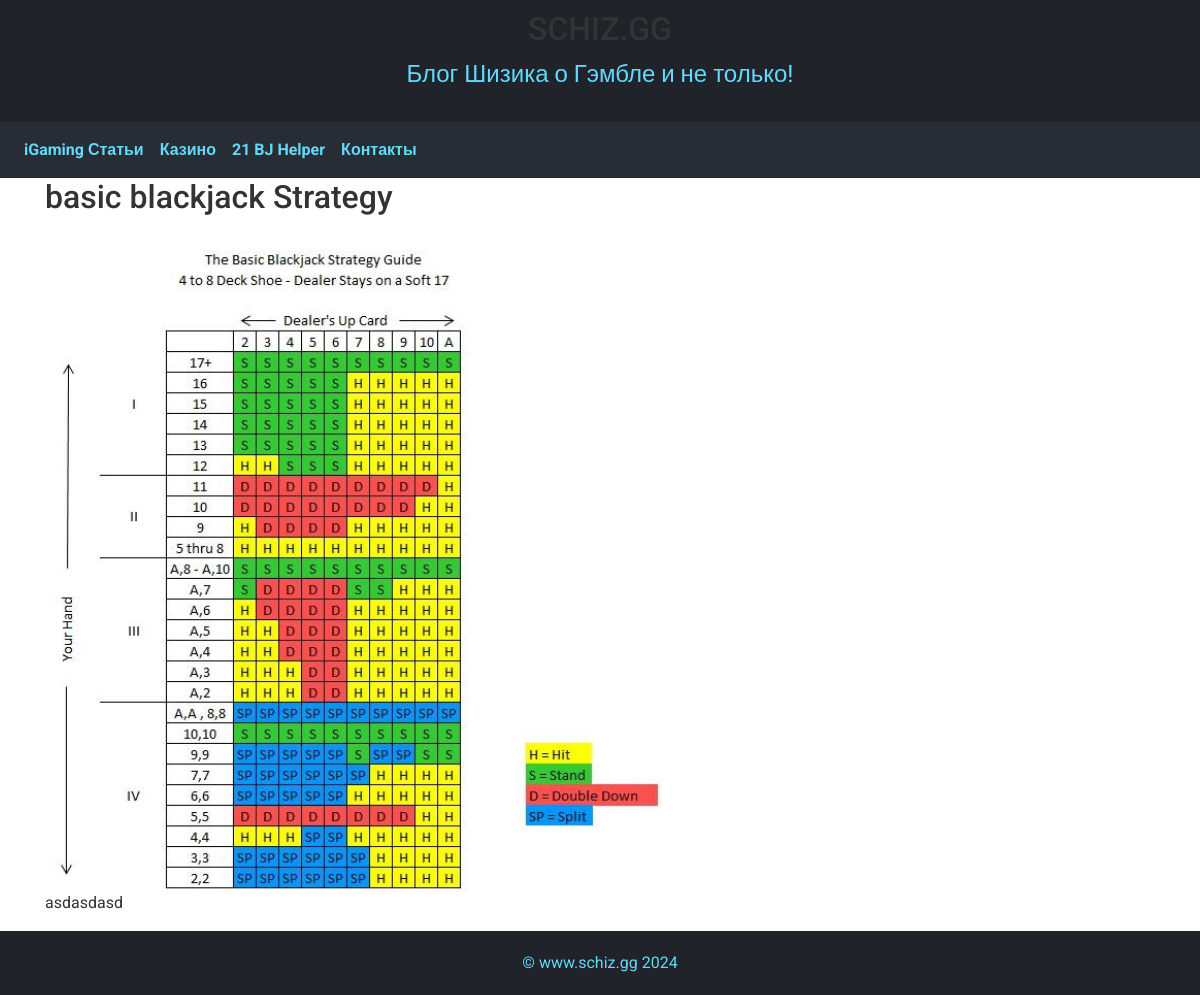
Page /blackjack/2/ on the committed database.
### myapp/models.py (models this page shows, shortened)
class BlackjackPublication(models.Model):
    title = models.CharField(max_length=255)
    image = models.ImageField(upload_to='blackjack_images/')
    description = models.TextField()

### myapp/views.py (the view)
# urls.py: path('blackjack/<int:pk>/', blackjack_publication_detail, name='blackjack_publication_detail'),
def blackjack_publication_detail(request, pk):
    blackjack_publication = get_object_or_404(BlackjackPublication, pk=pk)
    return render(request, 'myapp/blackjack_publication_detail.html', {'blackjack_publication': blackjack_publication})

### myapp/templates/myapp/blackjack_publication_detail.html (shortened to what this page needs)
{% extends 'base.html' %}
{% block content %}
    <h2>{{ blackjack_publication.title }}</h2>
    <img src="{{ blackjack_publication.image.url }}" alt="{{ blackjack_publication.title }}">
    <p>{{ blackjack_publication.description }}</p>
{% endblock %}

### myapp/templates/myapp/base.html (style rules this page uses)
body, h1, h2, h3, h4, h5, h6, p, a { font-family: 'Roboto', sans-serif; color: #333; }

### rows in the picture
BlackjackPublication: title "basic blackjack Strategy", image (picture), description "asdasdasd"
